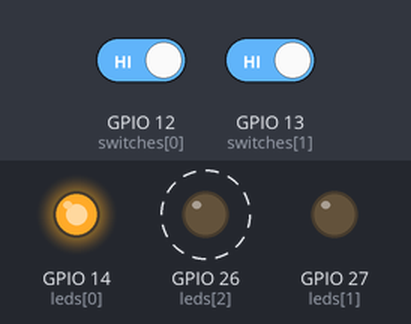
The program below on a simulated ESP32 board running MicroPython. Parts: output pins drawn as LEDs (lit = HIGH). Dashed ring = blinking. The inputs (shaded band) are chosen by the test bench; at power-on: GPIO 12 (switches[0]) HIGH, GPIO 13 (switches[1]) HIGH.

Above: at 1.2 s.
1.3 s: GPIO 12 (switches[0]) driven LOW and GPIO 13 (switches[1]) driven LOW
At 2.3 s:
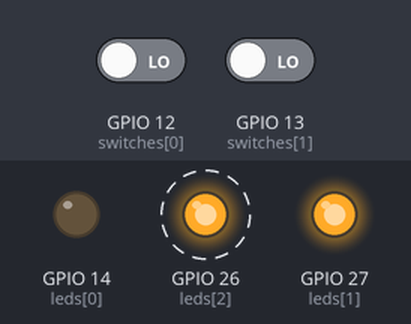
At 4.8 s:
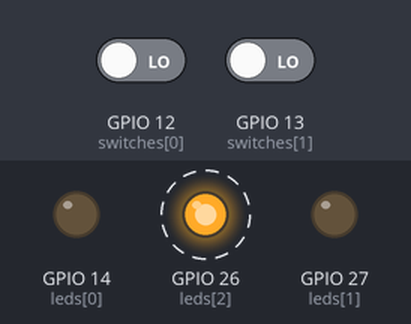
5.5 s: GPIO 13 (switches[1]) driven HIGH
At 9.4 s:
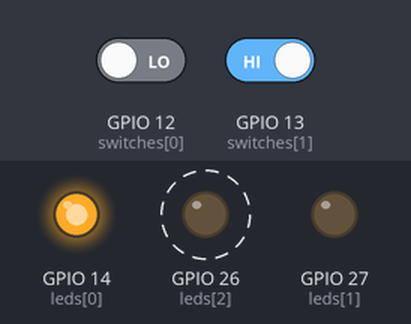
9.7 s: GPIO 13 (switches[1]) driven LOW
Timing chart, 0 to 24.1 s (numbered marks = the images above; inputs shaded):
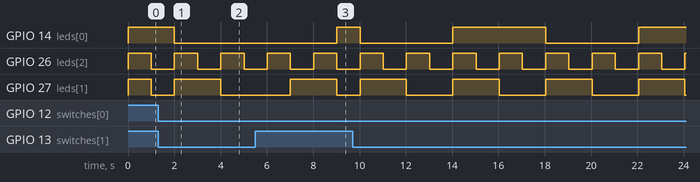

The program:

automata_sym_prueba.py
```python
# Bibliotecas con las clases relevantes
from automata_sym import estado, automata
from machine import Pin

# Función de salida
def salida(nombre):
    # Valores para el led RGB
    rgb = ['111', '111', '110', '101',
           '100', '011', '010', '001', '000']
    # Ubica el estado dado el nombre
    pos = nombres.index(nombre)
    # Establece las salidas
    for led, val in zip(leds, rgb[pos]):
        led.value(val == '1')
    # Muestra salidas
    #print(f'{nombre:10} ({pos}): {rgb[pos]}')

# Función de lectura de entradas
def lee_entradas():
    return f'{switches[0].value()}{switches[1].value()}'

# Hardware
leds = (Pin(14, Pin.OUT), Pin(27, Pin.OUT), Pin(26, Pin.OUT))
switches = (Pin(12, Pin.IN, Pin.PULL_UP), Pin(13, Pin.IN, Pin.PULL_UP))

# Nombres de los estados
nombres = ['off', 'negro', 'azul', 'verde', 'cyan',
           'rojo', 'magenta', 'amarillo', 'blanco']
# Crea lista de estados
estados = [estado(edo, salida) for edo in nombres]

# Crea autómata
aef = automata(estados, estados[0], lee_entradas, retardo=1)
# Agrega transiciones
aef.agrega_transicion('off', '1x', 'cyan')
aef.agrega_transicion('off', '0x', 'verde')
for i in range(1, 9):
    aef.agrega_transicion(nombres[i], 'x0', nombres[max(1, (i+1)%9)])
    aef.agrega_transicion(nombres[max(1, (i+1)%9)], 'x1', nombres[i])

# Ejecuta autómata
aef.init()    
```

automata_sym.py
```python
# Biblioteca de prestaciones
from machine import Timer

# Estados
class estado:

    def __init__(self, nombre_estado, funcion_salida):
        # Nombre del estado
        self._nombre = nombre_estado
        # Función de salida (Moore) ...
        # la función que se dé de alta debe recibir el nombre del estado
        self._salida = funcion_salida

    def ejecuta_salida(self):
        # Ejecuta la función de salida, pasando el nombre del estado
        self._salida(self._nombre)

# Autómata
class automata:

    def __init__(self, estados, inicial, entradas, retardo=3):
        # Lista de estados
        self._estados = estados
        # Diccionario de transiciones
        self._transiciones = dict()
        # Estado  inicial (reset)
        self._estado_inicial = inicial
        self._estado_actual = inicial
        self._estado_actual.ejecuta_salida()
        # Funcion para lectura de entradas
        self._entradas = entradas
        # Temporizador para cambio de estado
        self._timer = Timer(0)
        # Retardo de transición
        self._retardo = retardo*1000

    def agrega_transicion(self, desde, entradas, hacia):
        # Si hay entradas 'sin importancia' en la transición,
        # llena el diccionario con todas las opciones
        if 'x' in entradas:
            # Localiza las entradas sin importancia
            inxx = [i for i, e in enumerate(entradas) if e == 'x']
            # Convierte cadena de entradas a lista por facilidad
            le = list(entradas)
            # Para cada posible combinación de entradas sin importancia
            for c in range(2**len(inxx)):
                sust = f'{c:0{len(inxx)}b}'
                # Realiza las sustituciones y agrega la transición al diccionario
                for pos, val in zip(inxx, sust):
                    le[pos] = val
                    self._transiciones[(desde, ''.join(le))] = hacia
        else:
            # Solo se agregó una transición con condiciones plenas
            self._transiciones[(desde, entradas)] = hacia

    def _transicion(self, timer):
        # Cambio de estado
        nombre_edo_siguiente = self._transiciones.get((self._estado_actual._nombre,
                                                       self._entradas()),
                                                      self._estado_actual._nombre)
        self._estado_actual = [edo for edo in self._estados
                               if edo._nombre == nombre_edo_siguiente][0]
        # Función de salida del estado actual
        self._estado_actual.ejecuta_salida()
        # Prepara siguiente transición, reiniciando el timer
        self._timer.init(period=self._retardo, mode=Timer.ONE_SHOT,
                         callback=self._transicion)

    def init(self):
        # Estado  inicial (reset)
        self._estado_actual = self._estado_inicial
        self._estado_actual.ejecuta_salida()
    	# Arranca el timer para provocar la siguiente transición
        self._timer.init(period=self._retardo, mode=Timer.ONE_SHOT,
                         callback=self._transicion)
```

Measured:
- after the input at 1.3 s, GPIO 14 (leds[0]): HIGH → LOW after 0.71 s instead of 3.7 s
- after the input at 5.5 s, GPIO 14 (leds[0]): LOW → HIGH after 3.5 s instead of 0.51 s
- by itself, GPIO 26 (leds[2]): alternates HIGH for 1.0 s and LOW for 1.0 s
- by itself, GPIO 27 (leds[1]): alternates HIGH for 2.0 s and LOW for 2.0 s
